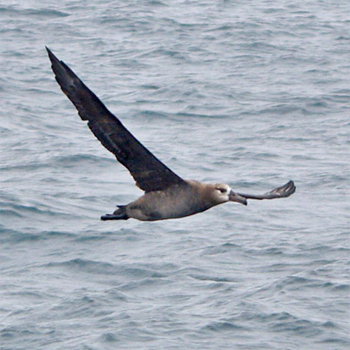
%> input picture code/Black_Footed_Albatross_0006_796065.jpg, 350 x 350 px
$ octave --eval "result = laplace_edge(imread('Black_Footed_Albatross_0006_796065.jpg'));"   (GNU Octave 9; MATLAB toolbox functions it lacks are replaced by stand-ins)
%> lines starting %> are read from the running program, lines starting %| are printed output that depends on the picture
function Img1=laplace_edge(Img)
    Img=im2double(Img);
    [M,N,~]=size(Img);
%> M = 350; N = 350
    Img1=zeros(size(Img));
    H = [0 1 0; 1 -4 1; 0 1 0];
    for c = 1:3
        for x = 2:M-1
            for y = 2:N-1
                neighborhood=Img(x-1:x+1,y-1:y+1,c);
                Img1(x,y,c)=sum(sum(neighborhood .*H));
            end
        end
    end
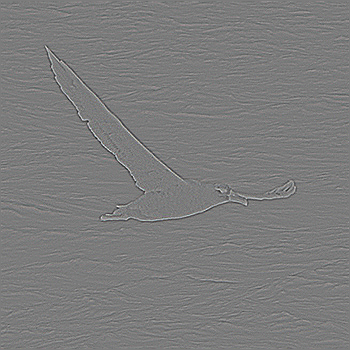
%> Img1: size 350x350x3 double; mean R, G, B 0.000102, 0.000103, 7.46e-05; drawn with min black and max white
    Img1=im2uint8(Img1);
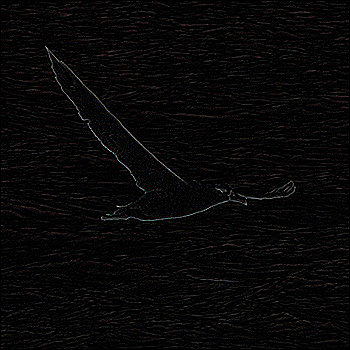
%> Img1: size 350x350x3 uint8; mean R, G, B 7.6, 6.9, 6.9
end

$ run again, on code/Groove_Billed_Ani_0002_1670.jpg
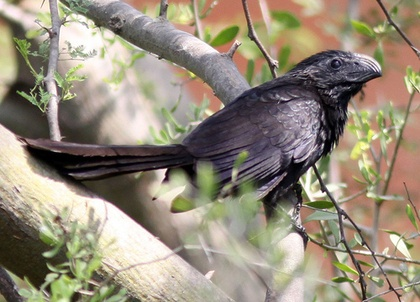
%> input picture code/Groove_Billed_Ani_0002_1670.jpg, 420 x 302 px, shrunk from 500 x 360 before the run
%> after the loop in laplace_edge, `for c = 1:3`:
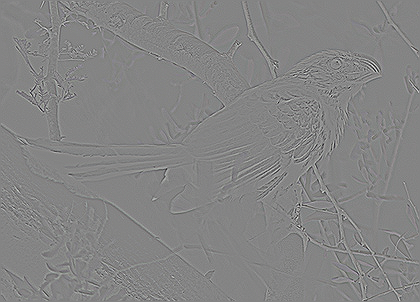
%> Img1: size 302x420x3 double; mean R, G, B 5.26e-06, -9.28e-07, -1.55e-06; drawn with min black and max white
%> in laplace_edge, `Img1=im2uint8(Img1);`:
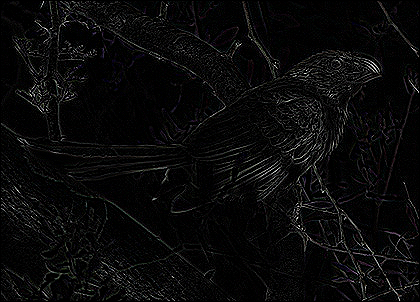
%> Img1: size 302x420x3 uint8; mean R, G, B 9.8, 9.7, 9.8
